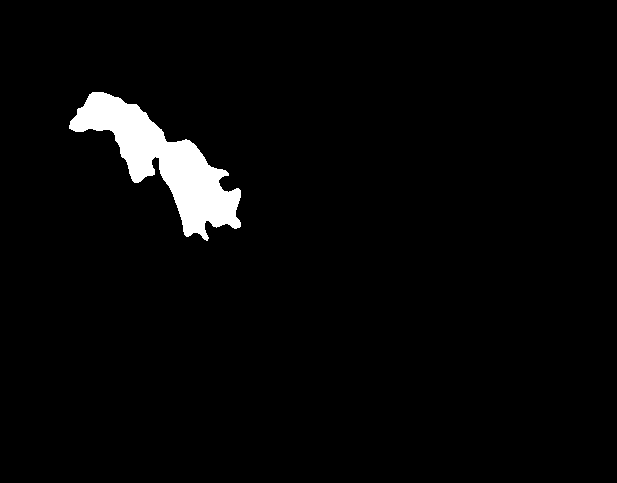
#> input picture data/perims/0731.tif, 617 x 483 px, found by its file name; the run also reads 1 picture not shown here
$ python rawdata.py   (older library calls are emulated)
#> lines starting #> are read from the running program, lines starting #| are printed output that depends on the picture; after the words box and inside, x2 and y2 are one past the last pixel; in counts of white or black regions, pixels touching at a corner belong together; pictures that were not available may be replaced by others from this repository, and a replacement may not be noted
### lib/util.py
import numpy as np
import cv2
from scipy.misc import imsave
from scipy.ndimage import imread
from libtiff import TIFF
from time import localtime, strftime
import csv

try:
    import matplotlib.pyplot as plt
except:
    pass

def openImg(fname):
    if "/perims/" in fname:
        img = cv2.imread(fname, 0)
    else:
        img = cv2.imread(fname, cv2.IMREAD_UNCHANGED)

    try:
        img = img.astype(np.float32)
    except AttributeError:
        raise ValueError("Could not open the file {} as an image".format(fname))
    channels = cv2.split(img)
    for c in channels:
        c[invalidPixelIndices(c)] = np.nan
    return cv2.merge(channels)

# [13 lines left out: function saveImg, not called in this run]

def validPixelIndices(layer):
    validPixelMask = 1-invalidPixelMask(layer)
    return np.where(validPixelMask)

def invalidPixelIndices(layer):
    return np.where(invalidPixelMask(layer))

def invalidPixelMask(layer):
    # If there are any massively valued pixels, just return those
    HUGE = 1e10
    huge = np.absolute(layer) > HUGE
    if np.any(huge):
        return huge

    # floodfill in from every corner, all the NODATA pixels are the same value so they'll get found
    h,w = layer.shape[:2]
    noDataMask = np.zeros((h+2,w+2), dtype = np.uint8)
    fill = 1
    seeds = [(0,0), (0,h-1), (w-1,0), (w-1,h-1)]
    for seed in seeds:
        cv2.floodFill(layer.copy(), noDataMask, seed, fill)

    # extract ouf the center of the mask, which corresponds to orig image
    noDataMask = noDataMask[1:h+1, 1:w+1]
    return noDataMask

# [56 lines left out: functions normalize, partition, savePredictions, openPredictions, not called in this run]


# [18 lines that do not run on import are left out]

### lib/rawdata.py

from os import listdir
import numpy as np
import cv2

from lib import util

PIXEL_SIZE = 30

class RawData(object):

    def __init__(self, burns):
        self.burns = burns

    @staticmethod
    def load(burnNames='all', dates='all'):
        print("in rawdata load")
        if burnNames == 'all':
            print('1')
            burnNames = listdir_nohidden('data/')
            print('1')
        if burnNames == 'untrain':
            print('2')
            burnNames = listdir_nohidden('data/_untrained/')
            print('2')
        if dates == 'all':
            print('3')
            burns = {n:Burn.load(n, 'all') for n in burnNames}
            print('3')
        else:
            # assumes dates is a dict, with keys being burnNames and vals being dates
            print('4')
            burns = {n:Burn.load(n, dates[n]) for n in burnNames}
            print('4')
        return RawData(burns)

    # [9 lines left out: functions getWeather, getOutput, not called in this run]

    def getDay(self, burnName, date):
        return self.burns[burnName].days[date]

    def __repr__(self):
        return "Dataset({})".format(list(self.burns.values()))

class Burn(object):

    def __init__(self, name, days, layers=None):
        self.name = name
        self.days = days
        self.layers = layers if layers is not None else self.loadLayers()

        # what is the height and width of a layer of data
        self.layerSize = list(self.layers.values())[0].shape[:2]

    def loadLayers(self):
        folder = 'data/{}/'.format(self.name)
        dem = util.openImg(folder+'dem.tif')
        slope = util.openImg(folder+'slope.tif')
        band_2 = util.openImg(folder+'band_2.tif')
        band_3 = util.openImg(folder+'band_3.tif')
        band_4 = util.openImg(folder+'band_4.tif')
        band_5 = util.openImg(folder+'band_5.tif')
        ndvi = util.openImg(folder+'ndvi.tif')
        aspect = util.openImg(folder+'aspect.tif')

        layers = {'dem':dem,
                'slope':slope,
                'ndvi':ndvi,
                'aspect':aspect,
                'band_4':band_4,
                'band_3':band_3,
                'band_2':band_2,
                'band_5':band_5}

        # ok, now we have to make sure that all of the NoData values are set to 0
        #the NV pixels occur outside of our AOIRadius
        # When exported from GIS they could take on a variety of values
        # susceptible = ['dem', 'r','g','b','nir',]
        for name, layer in layers.items():
            pass
        return layers

    @staticmethod
    def load(burnName, dates='all'):
        # print("in load")
        # print(dates)
        if dates == 'all':
            dates = Day.allGoodDays(burnName)
        days = {date:Day(burnName, date) for date in dates}
        return Burn(burnName, days)

    def __repr__(self):
        return "Burn({}, {})".format(self.name, [d.date for d in self.days.values()])

class Day(object):

    # [33 lines left out: functions __init__, loadWeather, loadStartingPerim, loadEndingPerim, not called in this run]

    def __repr__(self):
        return "Day({},{})".format(self.burnName, self.date)

    @staticmethod
    def nextDay(dateString):
        month, day = dateString[:2], dateString[2:]

        nextDay = str(int(day)+1).zfill(2)
        guess1 = month+nextDay

        nextMonth = str(int(month)+1).zfill(2)
        guess2 = nextMonth+'01'

        return guess1, guess2

    @staticmethod
    def allGoodDays(burnName):
        '''Given a fire, return a list of all dates that we can train on'''
        directory = 'data/{}/'.format(burnName)

        weatherFiles = listdir_nohidden(directory+'weather/')
        weatherDates = [fname[:-len('.csv')] for fname in weatherFiles]

        perimFiles = listdir_nohidden(directory+'perims/')
        perimDates = [fname[:-len('.tif')] for fname in perimFiles if isValidImg(directory+'perims/'+fname)]
#> in isValidImg, `img = cv2.imread(imgName, cv2.IMREAD_UNCHANGED)`: img: shape (483, 617); values 0 (black) and 1 (white), 3% white; 1 white region, box (x1, y1, x2, y2) and area: (69, 92, 241, 241) 8974
#> call 2 of isValidImg, with imgName = 'data/coldSprings/perims/0801.tif'
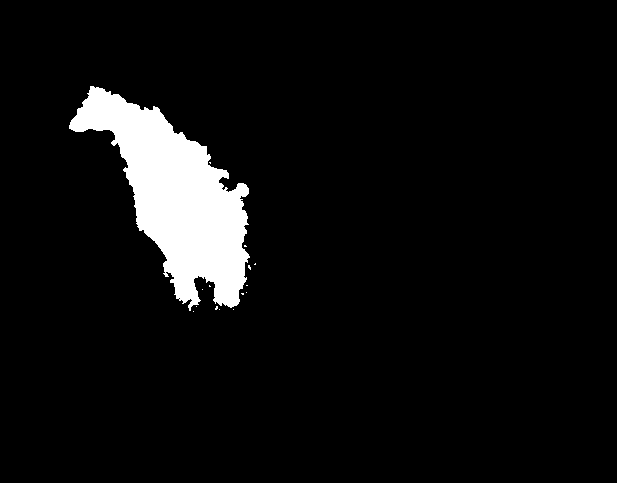
#> input picture data/perims/0801.tif, 617 x 483 px, found by its file name
#> in isValidImg (call 2), `img = cv2.imread(imgName, cv2.IMREAD_UNCHANGED)`: img: shape (483, 617); values 0 (black) and 1 (white), 6% white; 15 white regions (14 under 20 px), largest, box (x1, y1, x2, y2) and area: (69, 86, 250, 311) 17909
#> call 3 of isValidImg, with imgName = 'data/coldSprings/perims/0802.tif'
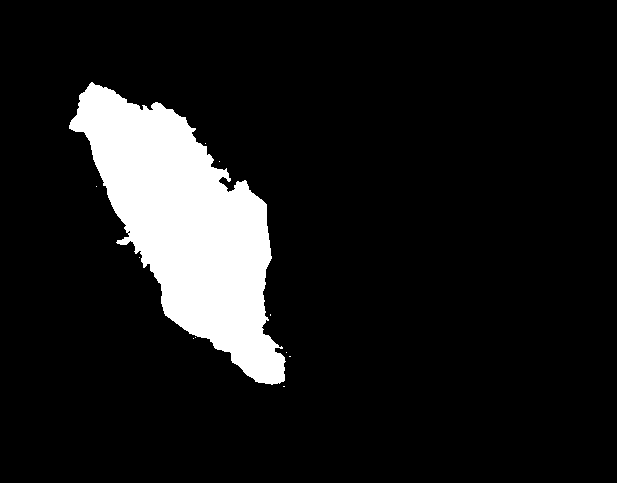
#> input picture data/perims/0802.tif, 617 x 483 px, found by its file name
#> in isValidImg (call 3), `img = cv2.imread(imgName, cv2.IMREAD_UNCHANGED)`: img: shape (483, 617); values 0 (black) and 1 (white), 10.4% white; 11 white regions (10 under 20 px), largest, box (x1, y1, x2, y2) and area: (69, 82, 286, 385) 30835
#> perimDates = ['0731', '0801', '0802']

        # we can only use days which have perimeter data on the following day
        daysWithFollowingPerims = []
        for d in perimDates:
            nextDay1, nextDay2 = Day.nextDay(d)
            if nextDay1 in perimDates or nextDay2 in perimDates:
                daysWithFollowingPerims.append(d)
#> this loop made 3 passes
#> (d, nextDay1) on passes 1 to 3: ('0731', '0732'), ('0801', '0802'), ('0802', '0803')
#> after the loop, daysWithFollowingPerims = ['0731', '0801']

        # now we have to verify that we have weather for these days as well
        daysWithWeatherAndPerims = [d for d in daysWithFollowingPerims if d in weatherDates]
#> daysWithWeatherAndPerims = []
        daysWithWeatherAndPerims.sort()
        return daysWithWeatherAndPerims

def isValidImg(imgName):
    img = cv2.imread(imgName, cv2.IMREAD_UNCHANGED)
    return img is not None

def listdir_nohidden(path):
    '''List all the files in a path that are not hidden (begin with a .)'''
    result = []

    for f in listdir(path):
        if not f.startswith('.') and not f.startswith("_"):
            result.append(f)
    return result

if __name__ == '__main__':
    raw = RawData.load()
#> in load, `days = {date:Day(burnName, date) for date in dates}`: days = 0 items
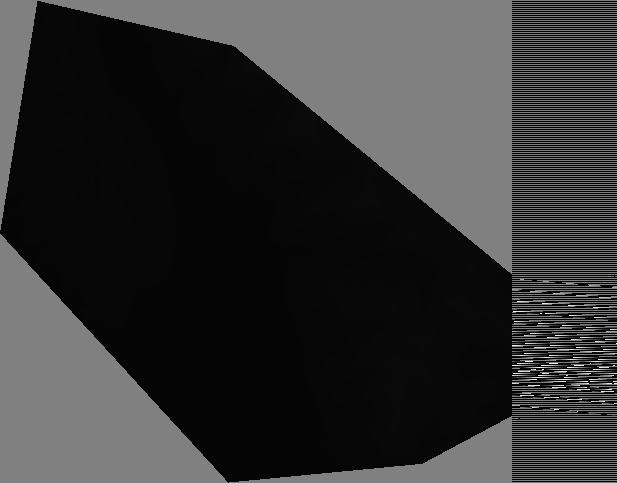
#> input picture data/dem.tif, 617 x 483 px, found by its file name
#> in openImg, img is the input picture: shape (483, 617) int16; min -32768, max 2531, mean -13450.2
#> in openImg, `img = img.astype(np.float32)`:
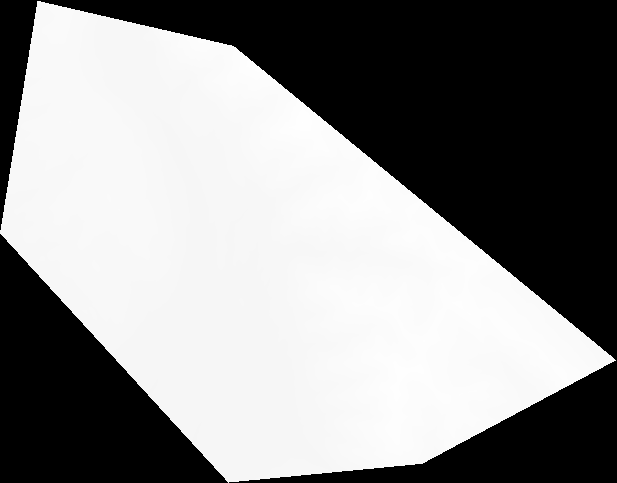
#> img: shape (483, 617) float32; min -32768, max 2531, mean -13450.2; drawn with min black and max white
#> the loop in openImg, `for c in channels:` made 1 pass
#> pass 1, in invalidPixelMask, `noDataMask = noDataMask[1:h+1, 1:w+1]`:
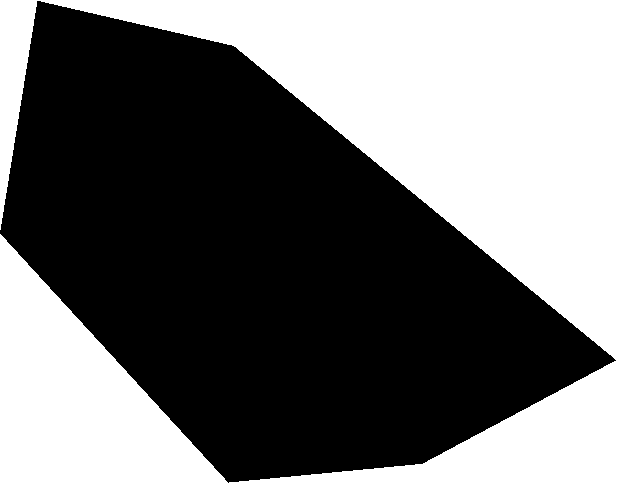
#> noDataMask: shape (483, 617); values 0 (black) and 1 (white), 44% white; 2 white regions, box (x1, y1, x2, y2) and area: (0, 0, 617, 483) 102703, (0, 234, 228, 483) 28535
#> in openImg, `return cv2.merge(channels)`:
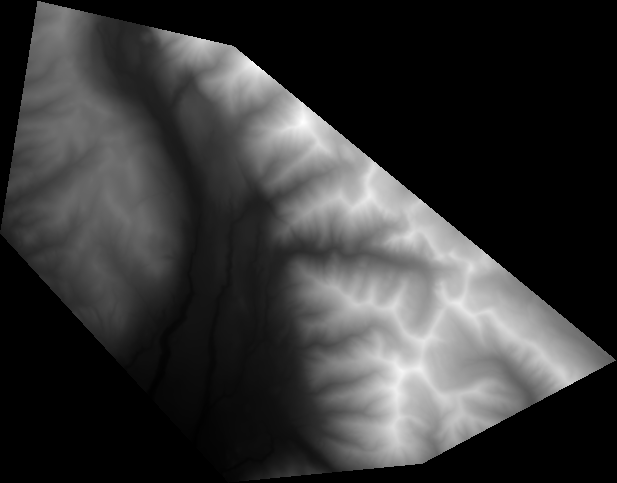
#> returned value: shape (483, 617) float32; 44.04% of the values are NaN or infinite; the others: min 1275, max 2531, mean 1751.5; drawn with min black, max white, NaN and infinite black
#> call 2 of openImg, with fname = 'data/coldSprings/slope.tif'
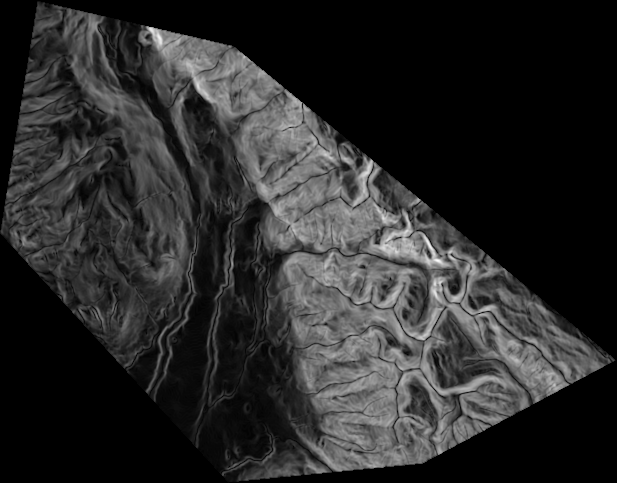
#> input picture data/slope.tif, 617 x 483 px, found by its file name
#> in openImg, img is the input picture: shape (483, 617) float32; min -1, max 60.01, mean 8.9
#> the loop in openImg (call 2), `for c in channels:` made 1 pass
#> in openImg (call 3), `return cv2.merge(channels)`: returned value: shape (483, 617, 4) float32; 44.04% of the values are NaN or infinite; the others: min 5656, max 27688, mean 9471.7
#> (the run stopped early here; a loop or call above may not have finished)
